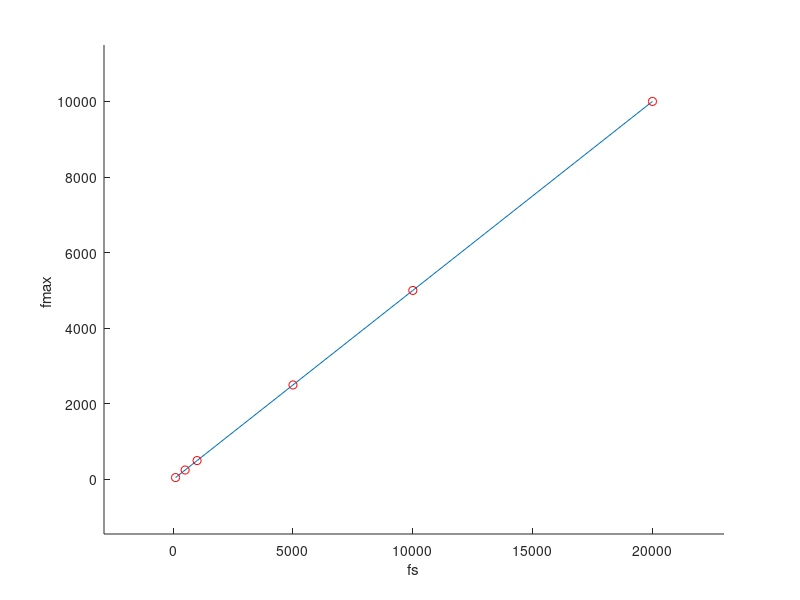

Write the MATLAB code that produced this figure.
close
clear

n = [100 500 1000 5000 10000 20000];
sht = n ./2;

%%Plots with dots and 90% line
% Enter x and y axis values here
run = n;
rise = sht;
% Enter axis labels to use, comment out otherwise
xstring = 'fs';
ystring = 'fmax ';
%Set the percent mark of y-axis "response time"
% else comment out
%percent_fit = 100;

% Calculate axis ranges
dim_offset = 0.15;
drun = abs(max(run) - min(run));
drise = abs(max(rise)-min(rise));
%drise = drun;
dims = [min(run)-drun*dim_offset ...
        max(run)+drun*dim_offset ...
        min(rise)-drise*dim_offset ...
        max(rise)+drise*dim_offset];


%subplot(2,1,1);
hold on
t = plot(run, rise);
p = plot(run, rise,'or');
%set(gca,'YScale','log');


axis(dims );
if(exist('xstring') & exist('ystring'))
    xlabel(xstring );
    ylabel(ystring );
end

% Calculate and plot percent fit line, if required
if(exist('percent_fit'))
    m = (max(rise) - min(rise))* percent_fit/100 + min(rise);

    y = ones([1,length(run)])*m;
     l = plot(run,y,'g');

    px = drun*.75 + min(run);
    py = drise*.25 + min(rise);
    rtext = strcat(num2str(percent_fit),'% response ', ' ');
    text(px,py,rtext,'Color','g');
end



hold off